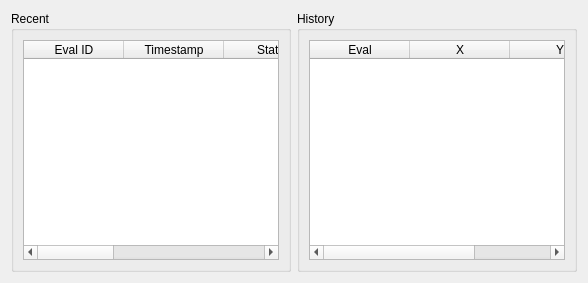
             <widget class="QWidget" name="widget_resultsTables">
              <layout class="QHBoxLayout" name="horizontalLayout_resultsTables">
               <item>
                <widget class="QGroupBox" name="groupBox_recentEvaluations">
                 <property name="title">
                  <string>Recent</string>
                 </property>
                 <layout class="QVBoxLayout" name="verticalLayout_recentEvaluations">
                  <item>
                   <widget class="QTableWidget" name="tableWidget_recentEvaluations">
                    <property name="minimumSize">
                     <size>
                      <width>0</width>
                      <height>220</height>
                     </size>
                    </property>
                    <property name="selectionBehavior">
                     <enum>QAbstractItemView::SelectRows</enum>
                    </property>
                    <property name="editTriggers">
                     <set>QAbstractItemView::NoEditTriggers</set>
                    </property>
                    <column>
                     <property name="text">
                      <string>Eval ID</string>
                     </property>
                    </column>
                    <column>
                     <property name="text">
                      <string>Timestamp</string>
                     </property>
                    </column>
                    <column>
                     <property name="text">
                      <string>Status</string>
                     </property>
                    </column>
                    <column>
                     <property name="text">
                      <string>X Summary</string>
                     </property>
                    </column>
                    <column>
                     <property name="text">
                      <string>Y Summary</string>
                     </property>
                    </column>
                    <column>
                     <property name="text">
                      <string>Constraint Summary</string>
                     </property>
                    </column>
                   </widget>
                  </item>
                 </layout>
                </widget>
               </item>
               <item>
                <widget class="QGroupBox" name="groupBox_evalHistory">
                 <property name="title">
                  <string>History</string>
                 </property>
                 <layout class="QVBoxLayout" name="verticalLayout_evalHistory">
                  <item>
                   <widget class="QTableWidget" name="tableWidget_history">
                    <property name="minimumSize">
                     <size>
                      <width>0</width>
                      <height>220</height>
                     </size>
                    </property>
                    <property name="selectionBehavior">
                     <enum>QAbstractItemView::SelectRows</enum>
                    </property>
                    <property name="editTriggers">
                     <set>QAbstractItemView::NoEditTriggers</set>
                    </property>
                    <column>
                     <property name="text">
                      <string>Eval</string>
                     </property>
                    </column>
                    <column>
                     <property name="text">
                      <string>X</string>
                     </property>
                    </column>
                    <column>
                     <property name="text">
                      <string>Y</string>
                     </property>
                    </column>
                   </widget>
                  </item>
                 </layout>
                </widget>
               </item>
              </layout>
             </widget>
